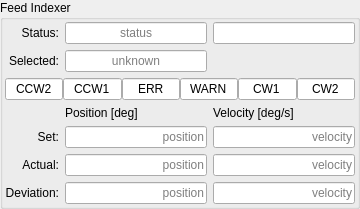
       <widget class="QGroupBox" name="groupBox_indexer">
        <property name="maximumSize">
         <size>
          <width>360</width>
          <height>16777215</height>
         </size>
        </property>
        <property name="title">
         <string>Feed Indexer</string>
        </property>
        <layout class="QGridLayout" name="gridLayout_5">
         <property name="leftMargin">
          <number>2</number>
         </property>
         <property name="topMargin">
          <number>2</number>
         </property>
         <property name="rightMargin">
          <number>2</number>
         </property>
         <property name="bottomMargin">
          <number>2</number>
         </property>
         <item row="3" column="1">
          <widget class="QLabel" name="label_17">
           <property name="maximumSize">
            <size>
             <width>120</width>
             <height>16777215</height>
            </size>
           </property>
           <property name="text">
            <string>Position [deg]</string>
           </property>
          </widget>
         </item>
         <item row="0" column="2">
          <widget class="QLineEdit" name="line_edit_system_18">
           <property name="minimumSize">
            <size>
             <width>55</width>
             <height>22</height>
            </size>
           </property>
           <property name="maximumSize">
            <size>
             <width>16777215</width>
             <height>16777215</height>
            </size>
           </property>
           <property name="focusPolicy">
            <enum>Qt::NoFocus</enum>
           </property>
           <property name="text">
            <string/>
           </property>
           <property name="alignment">
            <set>Qt::AlignCenter</set>
           </property>
           <property name="readOnly">
            <bool>true</bool>
           </property>
           <property name="opcua" stdset="0">
            <string>FeedIndexer.Status.AxisMoving</string>
           </property>
           <property name="opcua_type" stdset="0">
            <string>Boolean</string>
           </property>
           <property name="led_colour" stdset="0">
            <string>green</string>
           </property>
          </widget>
         </item>
         <item row="5" column="2">
          <widget class="QLineEdit" name="opcua_fi_v_Act">
           <property name="minimumSize">
            <size>
             <width>0</width>
             <height>22</height>
            </size>
           </property>
           <property name="maximumSize">
            <size>
             <width>16777215</width>
             <height>16777215</height>
            </size>
           </property>
           <property name="focusPolicy">
            <enum>Qt::NoFocus</enum>
           </property>
           <property name="alignment">
            <set>Qt::AlignRight|Qt::AlignTrailing|Qt::AlignVCenter</set>
           </property>
           <property name="readOnly">
            <bool>true</bool>
           </property>
           <property name="placeholderText">
            <string>velocity</string>
           </property>
           <property name="opcua" stdset="0">
            <string>FeedIndexer.Status.v_Act</string>
           </property>
          </widget>
         </item>
         <item row="6" column="0">
          <widget class="QLabel" name="label_27">
           <property name="text">
            <string>Deviation:</string>
           </property>
           <property name="alignment">
            <set>Qt::AlignRight|Qt::AlignTrailing|Qt::AlignVCenter</set>
           </property>
          </widget>
         </item>
         <item row="3" column="2">
          <widget class="QLabel" name="label_24">
           <property name="maximumSize">
            <size>
             <width>120</width>
             <height>16777215</height>
            </size>
           </property>
           <property name="text">
            <string>Velocity [deg/s]</string>
           </property>
          </widget>
         </item>
         <item row="0" column="0">
          <widget class="QLabel" name="label_28">
           <property name="text">
            <string>Status:</string>
           </property>
           <property name="alignment">
            <set>Qt::AlignRight|Qt::AlignTrailing|Qt::AlignVCenter</set>
           </property>
          </widget>
         </item>
         <item row="4" column="2">
          <widget class="QLineEdit" name="opcua_fi_v_SetMax">
           <property name="minimumSize">
            <size>
             <width>0</width>
             <height>22</height>
            </size>
           </property>
           <property name="maximumSize">
            <size>
             <width>16777215</width>
             <height>16777215</height>
            </size>
           </property>
           <property name="focusPolicy">
            <enum>Qt::NoFocus</enum>
           </property>
           <property name="alignment">
            <set>Qt::AlignRight|Qt::AlignTrailing|Qt::AlignVCenter</set>
           </property>
           <property name="readOnly">
            <bool>true</bool>
           </property>
           <property name="placeholderText">
            <string>velocity</string>
           </property>
           <property name="opcua" stdset="0">
            <string>FeedIndexer.Status.v_SetMax</string>
           </property>
          </widget>
         </item>
         <item row="4" column="1">
          <widget class="QLineEdit" name="opcua_fi_p_Set">
           <property name="minimumSize">
            <size>
             <width>0</width>
             <height>22</height>
            </size>
           </property>
           <property name="maximumSize">
            <size>
             <width>16777215</width>
             <height>16777215</height>
            </size>
           </property>
           <property name="focusPolicy">
            <enum>Qt::NoFocus</enum>
           </property>
           <property name="alignment">
            <set>Qt::AlignRight|Qt::AlignTrailing|Qt::AlignVCenter</set>
           </property>
           <property name="readOnly">
            <bool>true</bool>
           </property>
           <property name="placeholderText">
            <string>position</string>
           </property>
           <property name="opcua" stdset="0">
            <string>FeedIndexer.Status.p_Set</string>
           </property>
          </widget>
         </item>
         <item row="5" column="1">
          <widget class="QLineEdit" name="opcua_fi_p_Act">
           <property name="minimumSize">
            <size>
             <width>0</width>
             <height>22</height>
            </size>
           </property>
           <property name="maximumSize">
            <size>
             <width>16777215</width>
             <height>16777215</height>
            </size>
           </property>
           <property name="focusPolicy">
            <enum>Qt::NoFocus</enum>
           </property>
           <property name="alignment">
            <set>Qt::AlignRight|Qt::AlignTrailing|Qt::AlignVCenter</set>
           </property>
           <property name="readOnly">
            <bool>true</bool>
           </property>
           <property name="placeholderText">
            <string>position</string>
           </property>
           <property name="opcua" stdset="0">
            <string>FeedIndexer.Status.p_Act</string>
           </property>
          </widget>
         </item>
         <item row="6" column="2">
          <widget class="QLineEdit" name="opcua_fi_v_Shape">
           <property name="minimumSize">
            <size>
             <width>0</width>
             <height>22</height>
            </size>
           </property>
           <property name="maximumSize">
            <size>
             <width>16777215</width>
             <height>16777215</height>
            </size>
           </property>
           <property name="focusPolicy">
            <enum>Qt::NoFocus</enum>
           </property>
           <property name="alignment">
            <set>Qt::AlignRight|Qt::AlignTrailing|Qt::AlignVCenter</set>
           </property>
           <property name="readOnly">
            <bool>true</bool>
           </property>
           <property name="placeholderText">
            <string>velocity</string>
           </property>
           <property name="opcua" stdset="0">
            <string>FeedIndexer.Status.v_Shape</string>
           </property>
          </widget>
         </item>
         <item row="6" column="1">
          <widget class="QLineEdit" name="opcua_fi_p_Dev">
           <property name="minimumSize">
            <size>
             <width>0</width>
             <height>22</height>
            </size>
           </property>
           <property name="maximumSize">
            <size>
             <width>16777215</width>
             <height>16777215</height>
            </size>
           </property>
           <property name="focusPolicy">
            <enum>Qt::NoFocus</enum>
           </property>
           <property name="alignment">
            <set>Qt::AlignRight|Qt::AlignTrailing|Qt::AlignVCenter</set>
           </property>
           <property name="readOnly">
            <bool>true</bool>
           </property>
           <property name="placeholderText">
            <string>position</string>
           </property>
           <property name="opcua" stdset="0">
            <string>FeedIndexer.Status.p_Dev</string>
           </property>
          </widget>
         </item>
         <item row="4" column="0">
          <widget class="QLabel" name="label_25">
           <property name="text">
            <string>Set:</string>
           </property>
           <property name="alignment">
            <set>Qt::AlignRight|Qt::AlignTrailing|Qt::AlignVCenter</set>
           </property>
          </widget>
         </item>
         <item row="5" column="0">
          <widget class="QLabel" name="label_26">
           <property name="text">
            <string>Actual:</string>
           </property>
           <property name="alignment">
            <set>Qt::AlignRight|Qt::AlignTrailing|Qt::AlignVCenter</set>
           </property>
          </widget>
         </item>
         <item row="2" column="0" colspan="3">
          <layout class="QHBoxLayout" name="horizontalLayout_7">
           <property name="spacing">
            <number>0</number>
           </property>
           <item>
            <widget class="QLineEdit" name="lineEdit">
             <property name="minimumSize">
              <size>
               <width>50</width>
               <height>20</height>
              </size>
             </property>
             <property name="focusPolicy">
              <enum>Qt::NoFocus</enum>
             </property>
             <property name="text">
              <string>CCW2</string>
             </property>
             <property name="alignment">
              <set>Qt::AlignCenter</set>
             </property>
             <property name="readOnly">
              <bool>true</bool>
             </property>
             <property name="opcua" stdset="0">
              <string>FeedIndexer.ErrorStatus.errLim2CCW</string>
             </property>
             <property name="opcua_type" stdset="0">
              <string>Boolean</string>
             </property>
             <property name="led_colour" stdset="0">
              <string>red</string>
             </property>
            </widget>
           </item>
           <item>
            <widget class="QLineEdit" name="lineEdit_2">
             <property name="minimumSize">
              <size>
               <width>50</width>
               <height>20</height>
              </size>
             </property>
             <property name="focusPolicy">
              <enum>Qt::NoFocus</enum>
             </property>
             <property name="text">
              <string>CCW1</string>
             </property>
             <property name="alignment">
              <set>Qt::AlignCenter</set>
             </property>
             <property name="readOnly">
              <bool>true</bool>
             </property>
             <property name="opcua" stdset="0">
              <string>FeedIndexer.WarningStatus.waLim1CCW</string>
             </property>
             <property name="opcua_type" stdset="0">
              <string>Boolean</string>
             </property>
             <property name="led_colour" stdset="0">
              <string>yellow</string>
             </property>
            </widget>
           </item>
           <item>
            <widget class="QLineEdit" name="lineEdit_3">
             <property name="minimumSize">
              <size>
               <width>0</width>
               <height>20</height>
              </size>
             </property>
             <property name="focusPolicy">
              <enum>Qt::NoFocus</enum>
             </property>
             <property name="text">
              <string>ERR</string>
             </property>
             <property name="alignment">
              <set>Qt::AlignCenter</set>
             </property>
             <property name="readOnly">
              <bool>true</bool>
             </property>
             <property name="opcua" stdset="0">
              <string>Management.ErrorStatus.errFeedindexer</string>
             </property>
             <property name="opcua_type" stdset="0">
              <string>Boolean</string>
             </property>
             <property name="led_colour" stdset="0">
              <string>red</string>
             </property>
            </widget>
           </item>
           <item>
            <widget class="QLineEdit" name="lineEdit_4">
             <property name="minimumSize">
              <size>
               <width>50</width>
               <height>20</height>
              </size>
             </property>
             <property name="focusPolicy">
              <enum>Qt::NoFocus</enum>
             </property>
             <property name="text">
              <string>WARN</string>
             </property>
             <property name="alignment">
              <set>Qt::AlignCenter</set>
             </property>
             <property name="readOnly">
              <bool>true</bool>
             </property>
             <property name="opcua" stdset="0">
              <string>Management.WarningStatus.waFeedindexer</string>
             </property>
             <property name="opcua_type" stdset="0">
              <string>Boolean</string>
             </property>
             <property name="led_colour" stdset="0">
              <string>orange</string>
             </property>
            </widget>
           </item>
           <item>
            <widget class="QLineEdit" name="lineEdit_5">
             <property name="minimumSize">
              <size>
               <width>0</width>
               <height>20</height>
              </size>
             </property>
             <property name="focusPolicy">
              <enum>Qt::NoFocus</enum>
             </property>
             <property name="text">
              <string>CW1</string>
             </property>
             <property name="alignment">
              <set>Qt::AlignCenter</set>
             </property>
             <property name="readOnly">
              <bool>true</bool>
             </property>
             <property name="opcua" stdset="0">
              <string>FeedIndexer.WarningStatus.waLim1CW</string>
             </property>
             <property name="opcua_type" stdset="0">
              <string>Boolean</string>
             </property>
             <property name="led_colour" stdset="0">
              <string>yellow</string>
             </property>
            </widget>
           </item>
           <item>
            <widget class="QLineEdit" name="lineEdit_6">
             <property name="minimumSize">
              <size>
               <width>0</width>
               <height>20</height>
              </size>
             </property>
             <property name="focusPolicy">
              <enum>Qt::NoFocus</enum>
             </property>
             <property name="text">
              <string>CW2</string>
             </property>
             <property name="alignment">
              <set>Qt::AlignCenter</set>
             </property>
             <property name="readOnly">
              <bool>true</bool>
             </property>
             <property name="opcua" stdset="0">
              <string>FeedIndexer.ErrorStatus.errLim2CW</string>
             </property>
             <property name="opcua_type" stdset="0">
              <string>Boolean</string>
             </property>
             <property name="led_colour" stdset="0">
              <string>red</string>
             </property>
            </widget>
           </item>
          </layout>
         </item>
         <item row="0" column="1">
          <widget class="QLineEdit" name="opcua_fi_AxisState">
           <property name="minimumSize">
            <size>
             <width>0</width>
             <height>22</height>
            </size>
           </property>
           <property name="maximumSize">
            <size>
             <width>16777215</width>
             <height>16777215</height>
            </size>
           </property>
           <property name="focusPolicy">
            <enum>Qt::NoFocus</enum>
           </property>
           <property name="alignment">
            <set>Qt::AlignCenter</set>
           </property>
           <property name="readOnly">
            <bool>true</bool>
           </property>
           <property name="placeholderText">
            <string>status</string>
           </property>
           <property name="opcua" stdset="0">
            <string>FeedIndexer.Status.AxisState</string>
           </property>
           <property name="opcua_type" stdset="0">
            <string>AxisStateType</string>
           </property>
          </widget>
         </item>
         <item row="1" column="0">
          <widget class="QLabel" name="label_86">
           <property name="text">
            <string>Selected:</string>
           </property>
           <property name="alignment">
            <set>Qt::AlignRight|Qt::AlignTrailing|Qt::AlignVCenter</set>
           </property>
          </widget>
         </item>
         <item row="1" column="1">
          <widget class="QLineEdit" name="opcua_fi_FiPos">
           <property name="minimumSize">
            <size>
             <width>0</width>
             <height>22</height>
            </size>
           </property>
           <property name="maximumSize">
            <size>
             <width>16777215</width>
             <height>16777215</height>
            </size>
           </property>
           <property name="focusPolicy">
            <enum>Qt::NoFocus</enum>
           </property>
           <property name="alignment">
            <set>Qt::AlignCenter</set>
           </property>
           <property name="readOnly">
            <bool>true</bool>
           </property>
           <property name="placeholderText">
            <string>unknown</string>
           </property>
           <property name="opcua" stdset="0">
            <string>Management.Status.FiPos</string>
           </property>
           <property name="opcua_type" stdset="0">
            <string>BandType</string>
           </property>
          </widget>
         </item>
        </layout>
       </widget>
